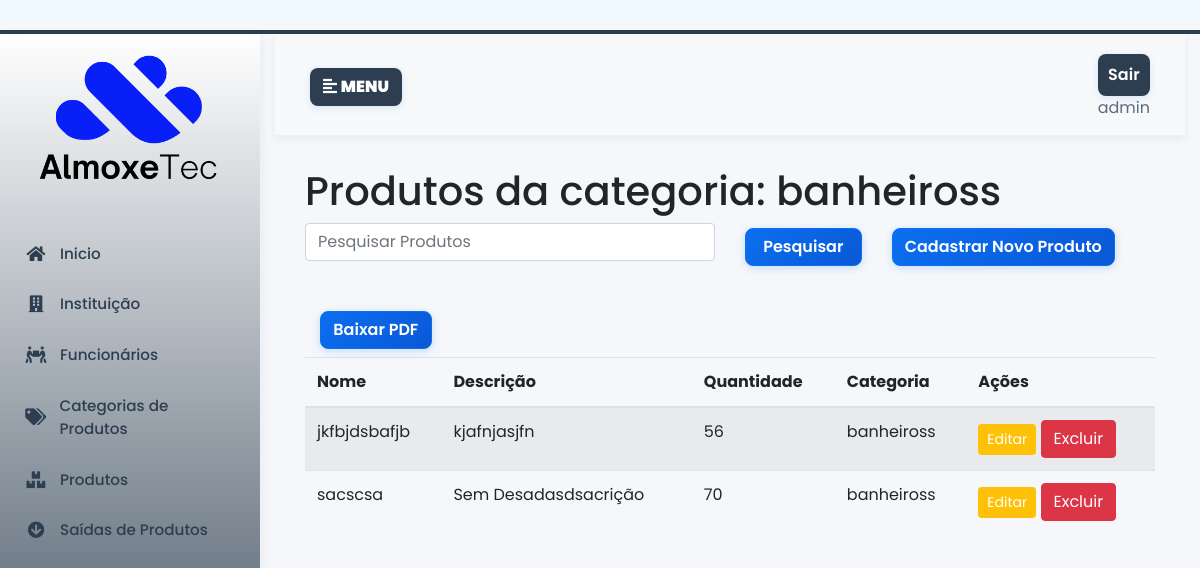
Screenshot of /categoria/3/produtos/ (signed in) with the database file from the repository.
### almoxarifado/models.py (models this page shows, shortened)
class CategoriaProduto(models.Model):
    produtos = models.ManyToManyField('Produto', related_name='categorias', blank=True)
    nome = models.CharField(max_length=100, unique=True)
    descricao = models.TextField(blank=True)

class Produto(models.Model):
    nome = models.CharField(max_length=100, db_index=True)  # Índice para busca
    descricao = models.TextField(blank=True)
    quantidade_estoque = models.PositiveIntegerField(default=0)
    entrada_estoque = models.DateField(auto_now_add=True)
    saida_estoque = models.DateField(null=True, blank=True)
    categoria = models.ForeignKey(CategoriaProduto, on_delete=models.SET_NULL, null=True, blank=True)
    class Meta:
        ordering = ['nome']  # Ordenação padrão
        indexes = [
            models.Index(fields=['categoria', 'nome']),  # Índice composto
        ]

### almoxarifado/views/categoria.py (the view)
# urls.py: path('categoria/<int:categoria_id>/produtos/', views.categoria_produto, name='categoria_produto'),
@login_required
def categoria_produto(request, categoria_id):
     categoria = get_object_or_404(CategoriaProduto, id=categoria_id)
     q = request.GET.get('q', '').strip()
     produtos = Produto.objects.filter(categoria=categoria).select_related('categoria')
     if q:
        produtos = produtos.filter(Q(nome__icontains=q) | Q(descricao__icontains=q))
     paginator = Paginator(produtos, 10)  # 10 produtos por página
     page_number = request.GET.get('page')
     page_obj = paginator.get_page(page_number)
     return render(request, 'categoria/categoria_produto.html', {
         'produtos': page_obj,
         'page_obj': page_obj,
         'categoria': categoria
     })

### almoxarifado/templates/categoria/categoria_produto.html (shortened to what this page needs)
{% extends 'base.html' %} {% load static %}
{% block content %}
<h1>
  Produtos da categoria: {{ categoria.nome }}
</h1>
<div>
  <form method="get">
    <div class="row mb-4">
      <div class="col-md-6 mb-2">
        <input type="text" name="q" class="form-control" placeholder="Pesquisar Produtos"
          value="{{ request.GET.q  }}" />
      </div>
      <div class="col-lg-2 mb-3">
        <button type="submit" class="btn btn-primary colorprimarybtn">
          Pesquisar
        </button>
      </div>
      <div class="col-lg-3 mb-3">
        <a href="{% url 'add_produto' %}" class="btn btn-primary colorprimarybtn"> Cadastrar Novo Produto </a>
      </div>
    </div>
    <div class="col-lg-2 mb-2">
      <a href="{% url 'pdf_categoria' categoria.id %}" class="btn btn-primary colorprimarybtn">Baixar PDF</a>
    </div>
  </form>
  <table class="table table-striped" style="width:100%;">
    <thead>
      <tr>
        <th>Nome</th>
        <th>Descrição</th>
        <th>Quantidade</th>
        <th>Categoria</th>
        <th>Ações</th>
      </tr>
    </thead>
    <tbody>
      {% for produto in produtos %}
      <tr>
        <td>{{ produto.nome }}</td>
        <td>{{ produto.descricao|default:"Sem descrição" }}</td>
        <td>{{ produto.quantidade_estoque|default:0 }}</td>
        <td>{{ produto.categoria.nome }}</td>
        <td>
          <a href="{% url 'editar-produto' produto.id %}" class="btn btn-sm btn-warning .btn-color">Editar</a>
          <a href="{% url 'excluir-produto' produto.id %}" class="btn  btn-danger .btn-color">Excluir</a>
        </td>
      </tr>
      {% endfor %}
    </tbody>
  </table>
</div>
</div>
</div>
{% endblock content %}

### almoxarifado/templates/base.html (shortened to what this page needs)
{% load static %}
<!DOCTYPE html>
<html lang="pt-br">
<head>
  <link rel="stylesheet" href="https://maxcdn.bootstrapcdn.com/bootstrap/4.0.0/css/bootstrap.min.css"
 />
  <link rel="stylesheet" href="https://use.fontawesome.com/releases/v5.7.0/css/all.css"
 />
  <link rel="stylesheet" href="{% static 'css/style.css' %}" />
  <link rel="stylesheet" href="#" />
</head>
<body>
  <div style="background-color: aliceblue; padding: 10px; text-align: center;">
  </div>
  <div class="wrapper">
    <nav id="sidebar">
      <a href="{% url 'inicio' %}"><img src="{% static 'images/logo.png' %}" alt="Logo" width="220"></a>
      <ul class="list-unstyled components" class="menulink">
        <li>
          <a href="{% url 'inicio' %}" class="menulink"><i class="fa fa-home fa-fw"></i>Inicio</a>
        </li>
        <li>
          <a href="{% url 'lista_instituicao' %}" class="menulink"><i class="fa fa-building fa-fw"></i> Instituição
          </a>
        </li>
        <li>
          <a href="{% url 'lista_funcionario' %}" class="menulink"><i class="fa fa-people-carry fa-fw"></i>
            Funcionários</a>
        </li>
        <li>
          <a href="{% url 'listar_categorias' %}" class="menulink"><i class="fa fa-tags fa-fw"></i> Categorias de
            Produtos</a>
        </li>
        <li>
          <a href="{% url 'listar_produtos' %}" class="menulink"><i class="fa fa-boxes fa-fw"></i> Produtos</a>
        </li>
        <li>
          <a href="{% url 'saida_produto' %}" class="menulink"><i class="fa fa-arrow-circle-down fa-fw"></i> Saídas de
            Produtos
          </a>
      </ul>
    </nav>
    <div class="content container-fluid">
      <nav class="navbar navbar-expand-lg navbar-light bg-light">
        <div class="container-fluid">
          <button type="button" id="sidebarCollapse" class="btn color-menu">
            <i class="fas fa-align-left"></i>
            <span> <b>MENU</b></span>
          </button>
          <div class="collapse navbar-collapse" id="navbarSupportedContent">
            <ul class="nav navbar-nav ml-auto">
              <li class="nav-item ">
                <a class="nav-link btn color-menu" href="{% url 'logout' %}">Sair</a>
                <a href="#">{{ request.user.get_full_name|default:request.user.username }}</a>
              </li>
            </ul>
          </div>
        </div>
      </nav>
      <div class="content container-fluid">
        <div class="container-fluid">{% block content %}{% endblock %}</div>
      </div>
</body>
</html>

### static/css/style.css (style rules this page uses)
:root { --colorbasic: #0b6ff0; --colorbasic2: #0a58d6; --colortext: #2c3e50; --colortext-menu: #5a6c7d; --sidebar-bg: #ffffff; --sidebar-hover: #f0f7ff; --sidebar-active: #e3f2fd; }
body { font-family: 'Poppins', sans-serif; background: #f5f7fa; height: 100vh; }
#sidebar { min-width: 260px; max-width: 260px; min-height: 100vh; background: linear-gradient(180deg, #ffffff, var(--colortext) ); color: var(--colortext); transition: all 0.3s; box-shadow: 2px 0 10px rgba(0, 0, 0, 0.05); }
#sidebar ul.components { padding: 15px 0; border-color: transparent !important; }
#sidebar ul li { margin: 4px 8px; }
#sidebar ul li a { padding: 12px 16px; font-size: 0.95em; display: flex; align-items: center; border-radius: 8px; transition: all 0.2s ease; color: var(--colortext); font-weight: 500; }
#sidebar ul li a i { width: 24px; margin-right: 12px; font-size: 1.1em; color: var(--colortext); }
.colorprimarybtn { background: linear-gradient(135deg, var(--colorbasic), var(--colorbasic2)); border-color: var(--colorbasic) !important; color: #fff; margin-top: 5px; min-width: 100%; border-radius: 8px; font-weight: 600; box-shadow: 0 2px 8px rgba(11, 111, 240, 0.2); transition: all 0.3s ease; }
.color-menu { background: var(--colortext); color: #fff !important; margin-top: 5px; border-radius: 8px; font-weight: 600; box-shadow: 0 2px 8px rgba(11, 111, 240, 0.15); transition: all 0.3s ease; }
a.colorprimarybtn:link, a.colorprimarybtn:visited { text-decoration: none; color: #fff; }
a, a:hover, a:focus { color: inherit; text-decoration: none; transition: all 0.3s; }
a:link, a:visited { text-decoration: none; color: var(--colortext-menu); }
a.menulink:link, a.menulink:visited { text-decoration: none; color: var(--colortext); }
.navbar { padding: 15px 20px; background: #fff; border: none; border-radius: 0; margin-bottom: 30px; box-shadow: 0 2px 8px rgba(0, 0, 0, 0.06); border-bottom: 2px solid #f0f0f0; }
.wrapper { position:absolute; margin-top: 10px; border-top: 4px solid; border-bottom: 4px solid; border-color: var(--colortext); display: flex; width: 100%; align-items: stretch; }
#sidebar > a { display: block; text-align: center; padding: 20px 15px; border-radius: 0 0 20px 20px; margin-bottom: 10px; }
#sidebar > a img { max-width: 100%; height: auto; transition: transform 0.3s ease; }
.btn-warning, .btn-warning:hover, .btn-warning:focus, .btn-warning:active { color: #fff !important; }
.btn-danger, .btn-danger:hover, .btn-danger:focus, .btn-danger:active { color: #fff !important; }
.btn-primary, .btn-primary:hover, .btn-primary:focus, .btn-primary:active { color: #fff !important; }
.table-striped tr { min-width: 200px; }
.container-fluid { min-width: 300px; }

### rows the page displays
CategoriaProduto: nome "banheiross"
Produto: nome "jkfbjdsbafjb", descricao "kjafnjasjfn", quantidade_estoque "56", categoria.nome "banheiross"
Produto: nome "sacscsa", descricao "Sem Desadasdsacrição", quantidade_estoque "70", categoria.nome "banheiross"

### other values shown
{{ request.user.get_full_name|default:request.user.username }} "admin"
